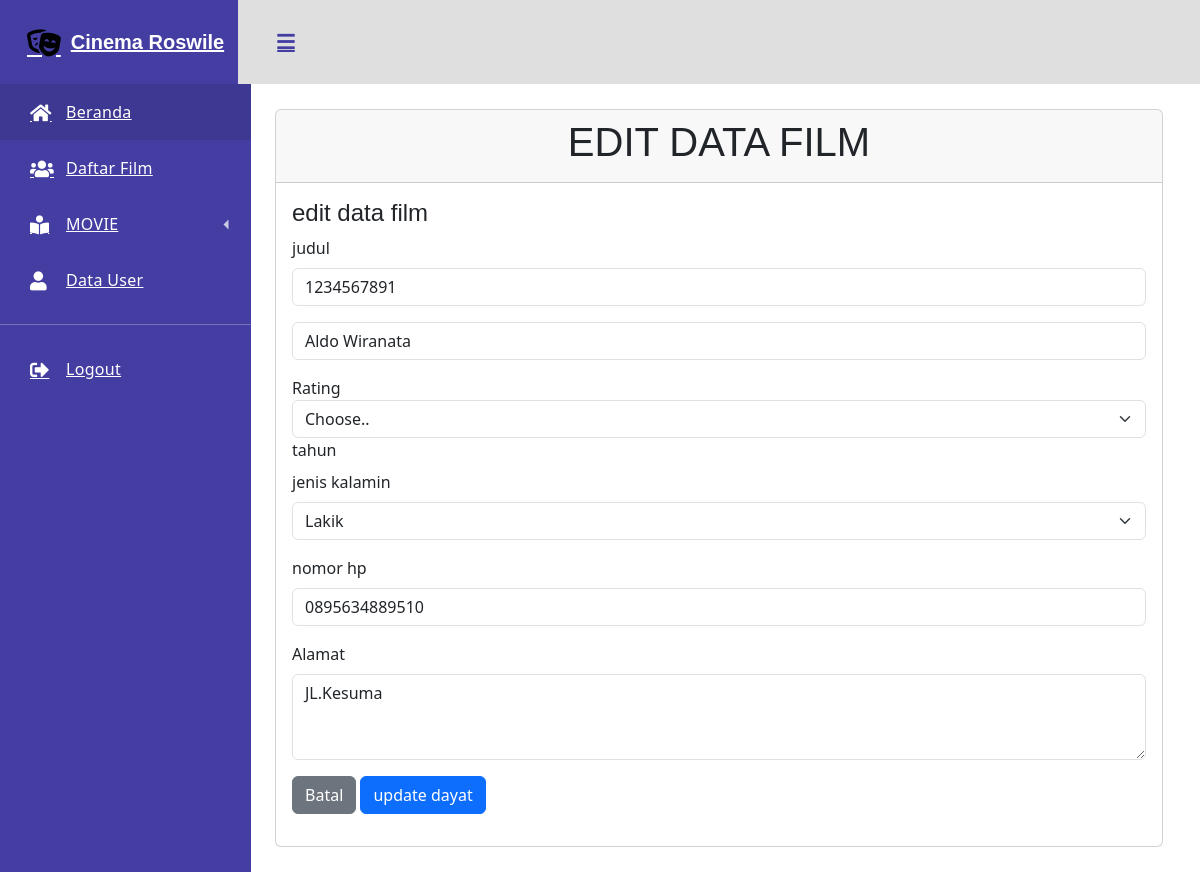
Screenshot of /media.php?module=edit-siswa&id=1234567891 (signed in) with the database file from the repository.
### tables this page shows
CREATE TABLE `muda_siswa` (
  `nisn` varchar(10) NOT NULL,
  `nama_siswa` varchar(50) DEFAULT NULL,
  `jurusan` varchar(255) DEFAULT NULL,
  `jenis_kelamin` varchar(2) DEFAULT NULL,
  `alamat` text DEFAULT NULL,
  `no_hp` varchar(13) DEFAULT NULL
);

### module/siswa/siswa-update.php (the view, shortened to what this page needs)
<?php
$nisn = $_GET['id'];
$query = "SELECT * FROM muda_siswa WHERE nisn= '$nisn'";
$conn = mysqli_query($connection, $query);
$data = mysqli_fetch_array($conn);
?>
<div class='card'>
                    <div class='card-header'>
                        <h1>EDIT DATA  FILM </h1>
                    </div>
                    <div class='card-body'>
                      <h4>edit data film</h4>
                      <form action="module/siswa/aksi.php?module=siswa&act=update"method="post">
                          <div class="mb-3">
                            <label for="nisn" class="form-label">judul</label>
                            <input type="text" name="nisn" value="<?= $data['nisn']; ?>" class="form-control" readonly>
                          </div>
                          <div class="mb-3">
                            <input type="text" name="nama_siswa" value="<?= $data['nama_siswa']; ?>" class="form-control"require>
                          </div>
                          <div class="mb3">
                            <label for="">Rating</label>
                            <select name="jurusan" id="" class="form-select">
                          <option disabled selected value="">Choose..</option>
                            </select>
                          </div>
                          <label for="nama_siswa" class="form-label">tahun</label>
                          <div class="mb-3">
                            <label for="jenis_kelamin" class="form-label">jenis kalamin</label>
                            <select name="jenis_kelamin" class="form-select">
                              <?php if ($data['jenis_kelamin'] == 'L') : ?>
                                <option value="L" selected >Lakik</option>
                                <?php else : ?>
                                  <option value="L" selectd >lakik</option>
                                  <option value="P">Padusi</option>
                                  <?php endif;?>
                            </select>
                          </div>
                          <div class="mb-3">
                            <label for="no_hp" class="form-label">nomor hp</label>
                            <input type="text" name="no_hp" value="<?= $data['no_hp']; ?>" class="form-control" readonly>
                          </div>
                          <div class="mb-3">
                                <label for="alamat" class="form-label">Alamat</label>
                                <textarea name="alamat" rows="3" class="form-control"><?= $data['alamat']; ?></textarea>
                            </div>
                            <div class="mb-3">
                                <a href="?module=siswa" class="btn btn-secondary">Batal</a>
                                <button type="submit" class="btn btn-primary">update dayat</button>
                            </form>
                            </div>
                            </div>
                    </div>
                </div>

### asset/style.css (style rules this page uses)
:root { --font-family-sans-serif: "Open Sans", -apple-system, BlinkMacSystemFont, "Segoe UI", Roboto, "Helvetica Neue", Arial, sans-serif, "Apple Color Emoji", "Segoe UI Emoji", "Segoe UI Symbol", "Noto Color Emoji"; }
*, *::before, *::after { -webkit-box-sizing: border-box; box-sizing: border-box; }
html { font-family: sans-serif; line-height: 1.15; -webkit-text-size-adjust: 100%; -webkit-tap-highlight-color: rgba(0, 0, 0, 0); }
body { margin: 0; font-family: "Open Sans", -apple-system, BlinkMacSystemFont, "Segoe UI", Roboto, "Helvetica Neue", Arial, sans-serif, "Apple Color Emoji", "Segoe UI Emoji", "Segoe UI Symbol", "Noto Color Emoji"; font-size: 1rem; font-weight: 400; line-height: 1.5; color: #515151; text-align: left; background-color: #e9edf4; }
h1, h2, h3, h4, h5, h6 { margin-top: 0; margin-bottom: 0.5rem; }
a { color: #3f84fc; text-decoration: none; background-color: transparent; }
h1, h2, h3, h4, h5, h6, .h1, .h2, .h3, .h4, .h5, .h6 { font-family: "Nunito", sans-serif; margin-bottom: 0.5rem; font-weight: 500; line-height: 1.2; }
h1, .h1 { font-size: 2.5rem; font-weight: normal; }
.card { position: relative; display: -webkit-box; display: -webkit-flex; display: -ms-flexbox; display: flex; -webkit-box-orient: vertical; -webkit-box-direction: normal; -webkit-flex-direction: column; -ms-flex-direction: column; flex-direction: column; min-width: 0; word-wrap: break-word; background-color: #fff; background-clip: border-box; border: 1px solid rgba(0, 0, 0, 0.125); border-radius: 0; }
.card-body { -webkit-box-flex: 1; -webkit-flex: 1 1 auto; -ms-flex: 1 1 auto; flex: 1 1 auto; padding: 1.25rem; }
.card-header { padding: 0.75rem 1.25rem; margin-bottom: 0; background-color: rgba(0, 0, 0, 0.03); border-bottom: 1px solid rgba(0, 0, 0, 0.125); text-align: center; }

### rows the page displays
muda_siswa: nisn "1234567891", nama_siswa "Aldo Wiranata", jenis_kelamin "Lakik", no_hp "0895634889510", alamat "JL.Kesuma"
